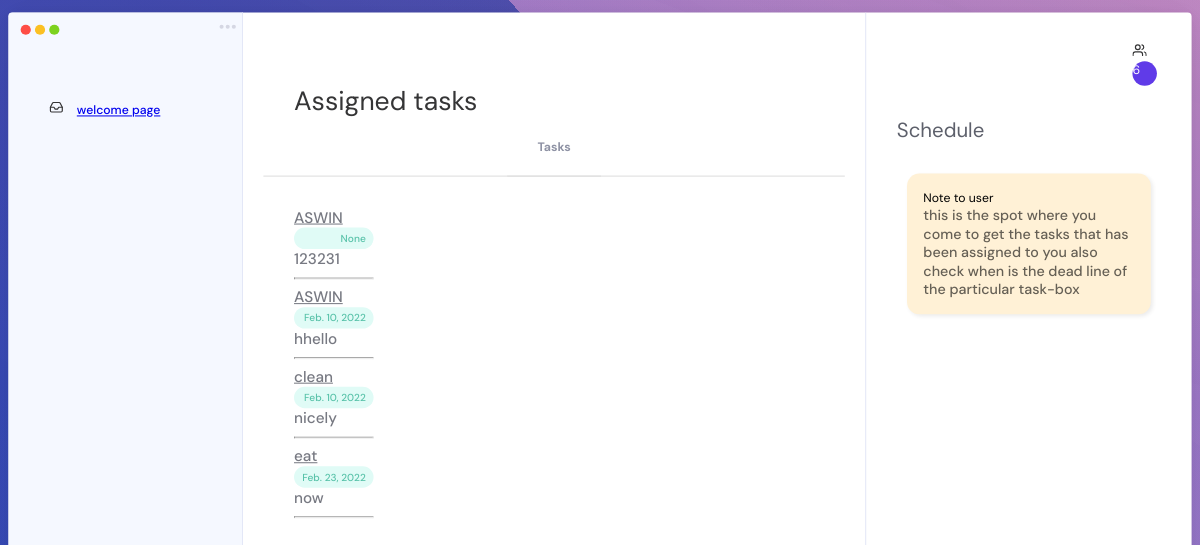
Page /appfile/taskdisp on the earlier database version.
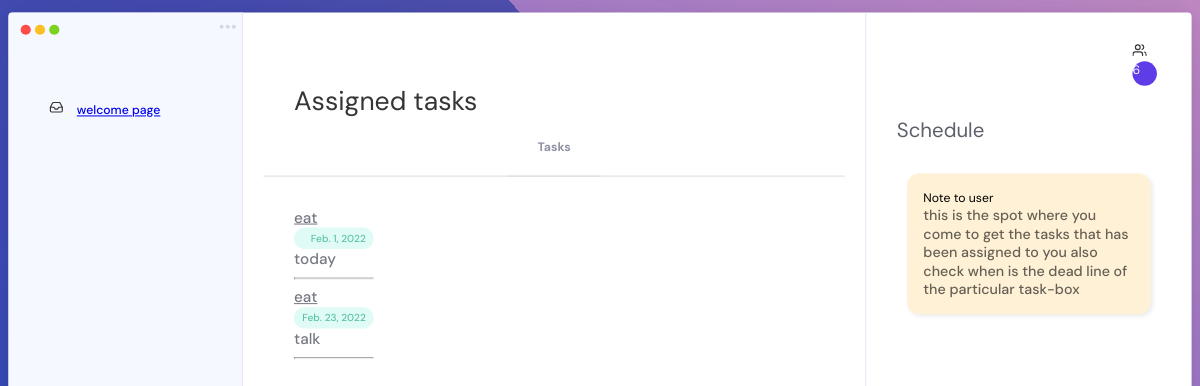
Same page on the later database version.
### appfile/models.py (models this page shows, shortened)
class given_task(models.Model):
    task = models.CharField(max_length=200)
    description = models.TextField()
    date=models.DateField()

### appfile/views.py (the view)
# urls.py: path('taskdisp', views.taskdisp, name='taskdisp'),
def taskdisp(request):
    list =given_task.objects.all()
    return render(request, 'taskdisp.html',{'list':list})

### template/taskdisp.html (shortened to what this page needs)
<!DOCTYPE html>
<html lang="en">
<head>
</head>
<div class="task-manager">
    <div class="left-bar">
        <div class="upper-part">
            <div class="actions">
                <div class="circle"></div>
                <div class="circle-2"></div>
            </div>
        </div>
        <div class="left-content">
            <ul class="action-list">
                <li class="item">
                    <span>
                        <a href="{% url 'index'%}">
                            welcome page</span></a>
                </li>
            </ul>
        </div>
    </div>
    <div class="page-content">
        <div class="header">Assigned tasks</div>
        <div class="content-categories">
            <div class="label-wrapper">
                <label class="category" for="opt-1"><b>Tasks</b></label>
            </div>
        </div>
        <div class="tasks-wrapper">
            <div class="task">
                <label for="item-1">
                    <span class="label-text">
                        {% for tsk in list %}
                        <u>{{ tsk.task }}</u><br>
                    </span>
                    <div class="tag approved">
                        {{tsk.date}}
                    </div>
                    <span class="label-text">
                        {{tsk.description}}
                    </span>
                    <hr class="dotted">
                    {% endfor %}
            </div>
        </div>
    </div>
    <div class="right-bar">
        <div class="top-part">
            <div class="count">6</div>
        </div>
        <div class="header">Schedule</div>
        <div class="right-content">
            <div class="task-box yellow">
                <div class="description-task">
                    <div class="time">Note to user </div>
                    <div class="task-name">this is the spot where you come to get the tasks that has been assigned to
                        you also check when is the dead line of the particular task-box
                    </div>
                </div>
            </div>
        </div>
    </div>
</div>
</html>

### template/taskdisp.html (style rules this page uses)
* { box-sizing: border-box; outline: none; }
:root { --bg-color: #f5f8ff; ; --main-color: #353536; --secondary-color: #8e92a4; --main-text-color: #5d606b; --secondary-dark-color: #9496a5; --tag-color-one: #e0fbf6; --tag-color-text-one: #58c2a9; --tag-color-two: #ece7fe; --tag-color-text-two: #8972f3; --tag-color-three: #fde7ea; --tag-color-text-three: #e77f89; --tag-color-four: #f7f8fc; --tag-color-text-four: #a0a6b5; --checkbox-color: #009e90; --button-color: #49beb7; --box-color: #fff1d6; --box-color-2: #d3e6ff; --box-color-3: #ffd9d9; --box-color-4: #daffe5; --task-color: #777982; }
ul { list-style-type: none; padding: 0; }
.task-manager { display: flex; justify-content: space-between; width: 100%; max-width: 1200px; height: 90vh; max-height: 900px; background: #fff; border-radius: 4px; box-shadow: 0 0.3px 2.2px rgba(0, 0, 0, 0.011), 0 0.7px 5.3px rgba(0, 0, 0, 0.016), 0 1.3px 10px rgba(0, 0, 0, 0.02), 0 2.2px 17.9px rgba(0, 0, 0, 0.024), 0 4.2px 33.4px rgba(0, 0, 0, 0.029), 0 10px 80px rgba(0, 0, 0, 0.04); overflow: hidden; }
.left-bar { background-color: var(--bg-color); width: 230px; border-right: 1px solid #e3e7f7; position: relative; }
.left-content { padding: 40px; }
.actions { padding: 12px; display: flex; justify-content: space-between; }
.circle { border-radius: 50%; width: 10px; height: 10px; background-color: #fe4d46; box-shadow: 14px 0 0 0 #fbc023, 28px 0 0 0 #7dd21f; }
.circle-2 { border-radius: 50%; width: 4px; height: 4px; background-color: #d5d7e3; box-shadow: -6px 0 0 0 #d5d7e3, 6px 0 0 0 #d5d7e3; }
.right-bar { width: 320px; border-left: 1px solid #e3e7f7; display: flex; flex-direction: column; }
.header { font-size: 20px; color: var(--main-text-color); margin-left: 30px; }
.right-content { padding: 10px 40px; overflow-y: auto; flex: 1; }
.task-box { position: relative; border-radius: 12px; width: 100%; margin: 20px 0; padding: 16px; cursor: pointer; box-shadow: 2px 2px 4px 0px rgba(235, 235, 235, 1); }
.task-name { font-size: 14px; font-weight: 500; opacity: 0.6; }
.yellow { background-color: var(--box-color); }
.content-categories { display: flex; justify-content: space-evenly; width: 100%; border-bottom: 1px solid #ddd; padding: 20px 0; }
.category { font-weight: 500; color: var(--secondary-color); border-bottom: 1px solid #ddd; transition: .4s ease-in; padding: 20px 30px; cursor: pointer; }
.tasks-wrapper { padding: 30px 0; flex: 1; overflow-y: auto; height: 100%; padding-right: 8px; }
label .label-text { position: relative; }

Differences in the rows shown:
removed given_task: task "ASWIN", date "None", description "123231"
removed given_task: task "ASWIN", date "Feb. 10, 2022", description "hhello"
removed given_task: task "clean", date "Feb. 10, 2022", description "nicely"
removed given_task: task "eat", date "Feb. 23, 2022", description "now"
added given_task: task "eat", date "Feb. 1, 2022", description "today"
added given_task: task "eat", date "Feb. 23, 2022", description "talk"
